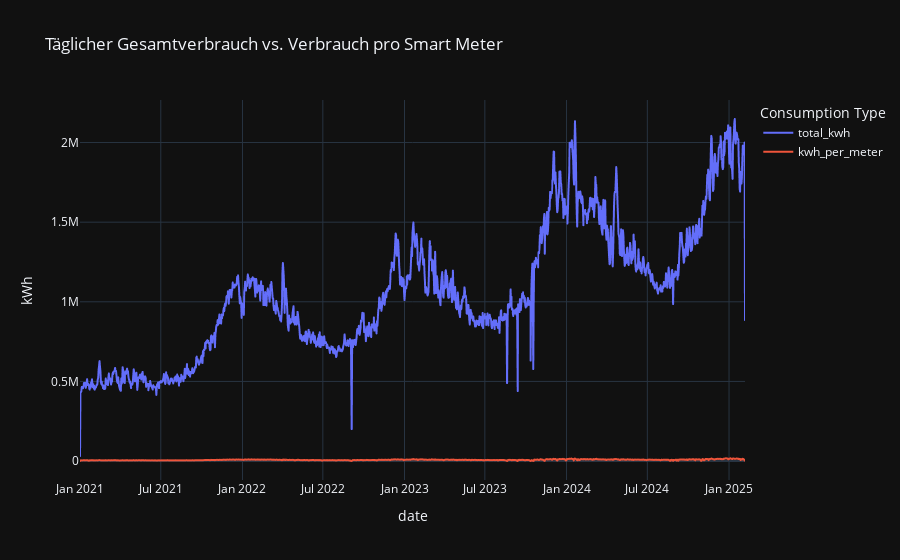

Notebook code cell kept with this figure:
### Code cell
import numpy as np

# Summe des Verbrauchs pro Tag berechnen
df_daily = df.groupby(df["timestamp"].dt.date)["value_kwh"].sum().reset_index()
df_daily.columns = ["date", "total_kwh"]

# Korrekte Berechnung: Gesamtanzahl der Smart Meter pro Tag
df_meters_daily = df.groupby(df["timestamp"].dt.date)["num_meter"].nunique().reset_index()
df_meters_daily.columns = ["date", "total_meters"]

# DataFrames mergen
df_daily = df_daily.merge(df_meters_daily, on="date")

# Verbrauch pro Smart Meter berechnen (sichere Division)
df_daily["kwh_per_meter"] = df_daily["total_kwh"] / df_daily["total_meters"].replace(0, np.nan)

# Visualisierung: Gesamtverbrauch vs. Verbrauch pro Smart Meter
fig = px.line(df_daily, x="date", y=["total_kwh", "kwh_per_meter"], 
              labels={"value": "kWh", "variable": "Consumption Type"},
              title="Täglicher Gesamtverbrauch vs. Verbrauch pro Smart Meter")

fig.show()

### Figure 1 — Plotly figure (JSON) as saved in the notebook; plotly's stock layout.template omitted (floating-point values rounded to 4 significant figures; data arrays with more than 128 entries replaced by an {"elided": "..."} marker saying what was removed)
{"data": [{"hovertemplate": "Consumption Type=total_kwh<br>date=%{x}<br>kWh=%{y}<extra></extra>", "legendgroup": "total_kwh", "line": {"color": "#636efa", "dash": "solid"}, "marker": {"symbol": "circle"}, "mode": "lines", "name": "total_kwh", "showlegend": true, "type": "scattergl", "x": {"elided": "1499 str values"}, "xaxis": "x", "y": {"elided": "1499 float values"}, "yaxis": "y"}, {"hovertemplate": "Consumption Type=kwh_per_meter<br>date=%{x}<br>kWh=%{y}<extra></extra>", "legendgroup": "kwh_per_meter", "line": {"color": "#EF553B", "dash": "solid"}, "marker": {"symbol": "circle"}, "mode": "lines", "name": "kwh_per_meter", "showlegend": true, "type": "scattergl", "x": {"elided": "1499 str values"}, "xaxis": "x", "y": {"elided": "1499 float values"}, "yaxis": "y"}], "layout": {"legend": {"title": {"text": "Consumption Type"}, "tracegroupgap": 0}, "title": {"text": "Täglicher Gesamtverbrauch vs. Verbrauch pro Smart Meter"}, "xaxis": {"anchor": "y", "domain": [0, 1], "title": {"text": "date"}}, "yaxis": {"anchor": "x", "domain": [0, 1], "title": {"text": "kWh"}}}}
